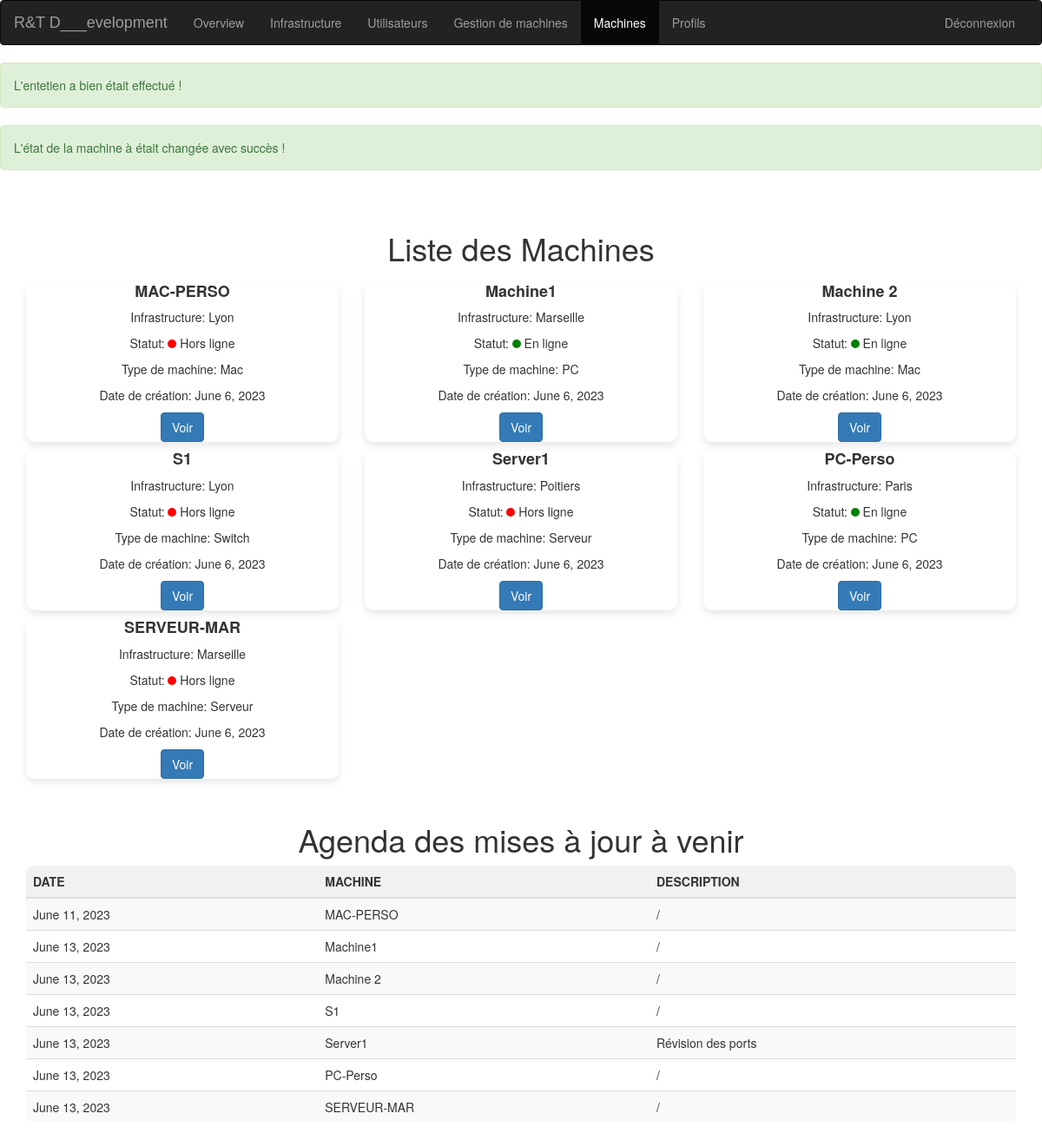
The app's page /computerApp/menu/machines (signed in), older data.
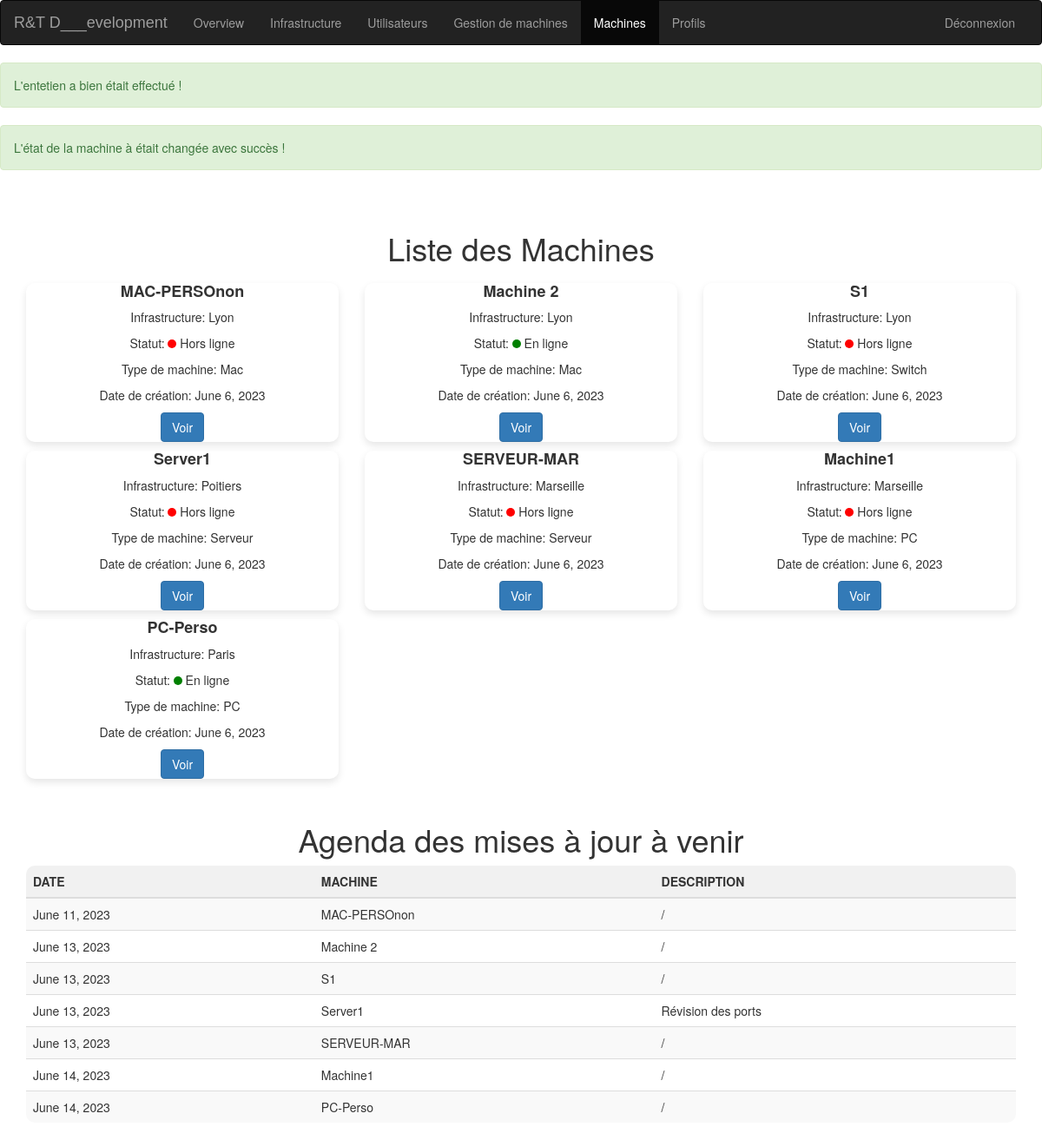
The same page, newer data.
### computerApp/models.py (models this page shows, shortened)
class Machine(models.Model):
    TYPE = (
        ('PC', ('PC - Run windows')),
        ('Mac', ('Mac - Run MacOS')),
        ('Serveur', ('Serveur - Simple Server to deploy virtual machines')),
        ('Switch', ('Switch - To maintains and connect servers')),
    )
    id = models.AutoField(primary_key=True, editable=False)
    nom = models.CharField(max_length=16)
    maintenanceDate = models.DateField(default=datetime.now() + timedelta(weeks=1))
    mach = models.CharField(max_length=32, choices=TYPE, default='PC')
    etat = models.BooleanField(default=False)
    appartient = models.ForeignKey(Personnel, on_delete=models.SET_NULL, null=True, blank=False)
    creation = models.DateField(auto_now_add=True)
    infra = models.ForeignKey(Infrastructure, on_delete=models.SET_NULL, null=True, blank=False)
    utilisateur_mise_a_jour = models.ForeignKey(User, on_delete=models.SET_NULL, null=True, blank=True)
    date_mise_a_jour = models.DateTimeField(auto_now=True)
    description = models.TextField(default="/")

class Infrastructure(models.Model):
    nom = models.CharField(max_length=16)
    etat = models.BooleanField(default=False)
    maintenanceDate = models.DateField(default=timezone.now)
    crea = models.DateField(default=timezone.now, editable=False)
    description = models.TextField(default="/")
    utilisateur_mise_a_jour_infra = models.ForeignKey(User, on_delete=models.SET_NULL, null=True, blank=True, related_name='updates')
    date_mise_a_jour_infra = models.DateTimeField(auto_now=True)
    users = models.ManyToManyField(User, related_name='infrastructures')
    def __str__(self):
        return self.nom

### computerApp/views.py (the view)
# urls.py: path('menu/machines', views.machines,name='machines'),
@login_required
def machines(request):
    entretien_check = request.session.get('entretien_check', False)
    date_check = request.session.get('date_check', False)
    machines = Machine.objects.all().order_by('maintenanceDate')
    request.session['date_check'] = False
    request.session['entretien_check'] = False
    form = MachineForm()  # Créez une instance du formulaire en dehors du bloc if
    if request.method == 'POST':
        form = MachineForm(request.POST)
        if form.is_valid():
            form.save()
    context = {
        'machines': machines,
        'form': form,
        'date_check': date_check,
        'entretien_check' : entretien_check,
    }
    return render(request, 'computerApp/gerer/machines.html', context)

### computerApp/models.py (called while the page is built)
    def __str__(self):
        return self.nom + " " + self.prenom

### computerApp/templates/computerApp/gerer/machines.html (shortened to what this page needs)
{% extends "computerApp/menu.html"%}
{% block navbar%}
    <nav class="navbar navbar-inverse navbar-fixed-">
      <div class="container-fluid">
        <div class="navbar-header">
          <a class="navbar-brand" href="{% url 'menu' %}">R&T D___evelopment</a>
        </div>
        <div class="collapse navbar-collapse" id="myNavbar">
          <ul class="nav navbar-nav">
            <li><a href="{% url 'menu' %}">Overview</a></li>
            <li><a href="{% url 'gestion-infra' %}">Infrastructure</a></li>
            <li><a href="{% url 'gestion-user' %}">Utilisateurs</a></li>
            <li><a href="{% url 'gestion-machines' %}">Gestion de machines</a></li>
            <li class="active"><a href="{% url 'machines' %}">Machines</a></li>
            <li><a href="{% url 'profils' %}">Profils</a></li>
          </ul>
          <ul class="nav navbar-nav navbar-right">
            <li><a href="{% url 'logout' %}">Déconnexion</a></li>
        </ul>
        </div>
      </div>
    </nav>
{%endblock%}
{% block content%}
{% if entretien_check %}
    <p class="alert alert-success">L'entetien a bien était effectué !</p>
{% endif %}
{% if date_check %}
    <p class="alert alert-success">L'état de la machine à était changée avec succès !</p>
{% endif %}
<div class="container">
    <h1 class="mt-5 text-center">Liste des Machines</h1>
    <div class="row">
      {% for machine in machines %}
      <div class="col-md-4">
        <div class="card mb-4">
          <div class="card-body">
            <h5 class="card-title">{{ machine.nom }}</h5>
            <p class="card-text">Infrastructure: {{ machine.infra }}</p>
            <p class="card-text">Statut: {% if machine.etat %}<span class="online"></span> En ligne{% else %}<span class="offline"></span> Hors ligne{% endif %}</p>
            <p class="card-text">Type de machine: {{ machine.mach }}</p>
            <p class="card-text">Date de création: {{ machine.creation }}</p>
            <div class="text-center">
                <a href="#myModal-{{ machine.id }}" class="btn btn-primary" data-toggle="modal">Voir</a>
            </div>
          </div>
        </div>
      </div>
      {% endfor %}
    </div>
  </div>
<div class="container">
  <h1 class="mt-5 text-center">Agenda des mises à jour à venir</h1>
  <div class="table-responsive">
    <table class="table table-striped">
      <thead>
        <tr>
          <th>Date</th>
          <th>Machine</th>
          <th>Description</th>
        </tr>
      </thead>
      <tbody>
        {% for machine in machines %}
          <tr>
            <td>{{machine.maintenanceDate}}</td>
            <td>{{ machine.nom }}</td>
            <td>{{ machine.description }}</td>
          </tr>
        {% endfor %}
      </tbody>
    </table>
  </div>
</div>
{% endblock %}

Row changes from the older to the newer data that the page shows:
changed Machine: nom "MAC-PERSO" → "MAC-PERSOnon"
changed Machine "SERVEUR-MAR": moves up the list
changed Machine "Machine1": maintenanceDate "June 13, 2023" → "June 14, 2023"; etat "En ligne" → "Hors ligne"; moves down the list
changed Machine "PC-Perso": maintenanceDate "June 13, 2023" → "June 14, 2023"
